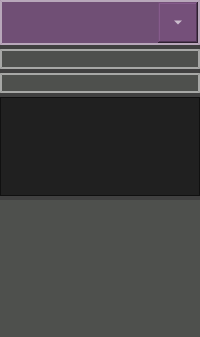
           <widget class="QWidget" name="mp3selectWidget" native="true">
            <property name="sizePolicy">
             <sizepolicy hsizetype="Expanding" vsizetype="Expanding">
              <horstretch>0</horstretch>
              <verstretch>0</verstretch>
             </sizepolicy>
            </property>
            <property name="styleSheet">
             <string notr="true">background-color: rgba(0, 0, 0, 0.5);
color: rgb(255, 255, 255);
height: 45px;</string>
            </property>
            <layout class="QVBoxLayout" name="verticalLayout_4">
             <property name="spacing">
              <number>4</number>
             </property>
             <property name="leftMargin">
              <number>0</number>
             </property>
             <property name="topMargin">
              <number>0</number>
             </property>
             <property name="rightMargin">
              <number>0</number>
             </property>
             <property name="bottomMargin">
              <number>0</number>
             </property>
             <item>
              <layout class="QHBoxLayout" name="horizontalLayout_10">
               <property name="spacing">
                <number>2</number>
               </property>
               <item>
                <widget class="QComboBox" name="comboBoxAlbum">
                 <property name="sizePolicy">
                  <sizepolicy hsizetype="Expanding" vsizetype="Fixed">
                   <horstretch>0</horstretch>
                   <verstretch>0</verstretch>
                  </sizepolicy>
                 </property>
                 <property name="minimumSize">
                  <size>
                   <width>0</width>
                   <height>45</height>
                  </size>
                 </property>
                 <property name="maximumSize">
                  <size>
                   <width>16777215</width>
                   <height>45</height>
                  </size>
                 </property>
                 <property name="baseSize">
                  <size>
                   <width>0</width>
                   <height>45</height>
                  </size>
                 </property>
                 <property name="font">
                  <font>
                   <pointsize>14</pointsize>
                   <weight>75</weight>
                   <bold>true</bold>
                  </font>
                 </property>
                 <property name="contextMenuPolicy">
                  <enum>Qt::DefaultContextMenu</enum>
                 </property>
                 <property name="styleSheet">
                  <string notr="true">QComboBox {
	background-color: rgba(117, 80, 123, 0.9);
	color: rgb(255, 255, 255);
	border: 2px solid rgba(255,255,255,0.5);
	outline: none;
	height: 40px;
}

QComboBox::drop-down {
	width: 40px;
	color: rgb(255, 255, 255);
}

QScrollBar {
	width: 40px;
	background-color: rgba(117, 80, 123, 0.9);
}
</string>
                 </property>
                 <property name="sizeAdjustPolicy">
                  <enum>QComboBox::AdjustToContents</enum>
                 </property>
                 <property name="frame">
                  <bool>true</bool>
                 </property>
                </widget>
               </item>
              </layout>
             </item>
             <item>
              <widget class="QLabel" name="labelFolderpath">
               <property name="sizePolicy">
                <sizepolicy hsizetype="Expanding" vsizetype="Fixed">
                 <horstretch>0</horstretch>
                 <verstretch>0</verstretch>
                </sizepolicy>
               </property>
               <property name="minimumSize">
                <size>
                 <width>0</width>
                 <height>20</height>
                </size>
               </property>
               <property name="maximumSize">
                <size>
                 <width>16777215</width>
                 <height>20</height>
                </size>
               </property>
               <property name="font">
                <font>
                 <pointsize>8</pointsize>
                </font>
               </property>
               <property name="styleSheet">
                <string notr="true">background-color: rgba(85, 87, 83, 0.7);
color: rgb(255, 255, 255);
border: 2px solid rgba(255,255,255,0.5);</string>
               </property>
               <property name="text">
                <string/>
               </property>
              </widget>
             </item>
             <item>
              <widget class="QLabel" name="labelAlbumpath">
               <property name="sizePolicy">
                <sizepolicy hsizetype="Expanding" vsizetype="Fixed">
                 <horstretch>0</horstretch>
                 <verstretch>0</verstretch>
                </sizepolicy>
               </property>
               <property name="minimumSize">
                <size>
                 <width>0</width>
                 <height>20</height>
                </size>
               </property>
               <property name="maximumSize">
                <size>
                 <width>16777215</width>
                 <height>20</height>
                </size>
               </property>
               <property name="font">
                <font>
                 <pointsize>8</pointsize>
                </font>
               </property>
               <property name="styleSheet">
                <string notr="true">background-color: rgba(85, 87, 83, 0.7);
color: rgb(255, 255, 255);
border: 2px solid rgba(255,255,255,0.5);</string>
               </property>
               <property name="text">
                <string/>
               </property>
              </widget>
             </item>
             <item>
              <widget class="QListView" name="AlbumCoverListView">
               <property name="font">
                <font>
                 <pointsize>8</pointsize>
                 <weight>75</weight>
                 <bold>true</bold>
                </font>
               </property>
               <property name="styleSheet">
                <string notr="true">QScrollBar {
	width: 60px;
	background-color: rgba(85, 87, 83, 0.7);
}</string>
               </property>
               <property name="verticalScrollBarPolicy">
                <enum>Qt::ScrollBarAlwaysOn</enum>
               </property>
               <property name="sizeAdjustPolicy">
                <enum>QAbstractScrollArea::AdjustToContents</enum>
               </property>
               <property name="autoScroll">
                <bool>false</bool>
               </property>
               <property name="autoScrollMargin">
                <number>0</number>
               </property>
               <property name="editTriggers">
                <set>QAbstractItemView::NoEditTriggers</set>
               </property>
               <property name="showDropIndicator" stdset="0">
                <bool>false</bool>
               </property>
               <property name="dragDropMode">
                <enum>QAbstractItemView::NoDragDrop</enum>
               </property>
               <property name="defaultDropAction">
                <enum>Qt::IgnoreAction</enum>
               </property>
               <property name="iconSize">
                <size>
                 <width>160</width>
                 <height>160</height>
                </size>
               </property>
               <property name="movement">
                <enum>QListView::Static</enum>
               </property>
               <property name="resizeMode">
                <enum>QListView::Adjust</enum>
               </property>
               <property name="layoutMode">
                <enum>QListView::Batched</enum>
               </property>
               <property name="spacing">
                <number>0</number>
               </property>
               <property name="viewMode">
                <enum>QListView::IconMode</enum>
               </property>
               <property name="wordWrap">
                <bool>true</bool>
               </property>
              </widget>
             </item>
             <item>
              <widget class="QListWidget" name="mp3List">
               <property name="font">
                <font>
                 <pointsize>14</pointsize>
                 <weight>75</weight>
                 <bold>true</bold>
                </font>
               </property>
               <property name="layoutDirection">
                <enum>Qt::LeftToRight</enum>
               </property>
               <property name="autoFillBackground">
                <bool>false</bool>
               </property>
               <property name="styleSheet">
                <string notr="true">QScrollBar {
	width: 60px;
	background-color: rgba(85, 87, 83, 0.7);
}

QWidget {
background-color: rgba(85, 87, 83, 0.7);
color: rgb(255, 255, 255);
outline: none;
}

QListView::item {
height: 50px;
}

QListView::item::selected {
background-color: rgb(32, 74, 135);
height: 50px;
}</string>
               </property>
               <property name="frameShape">
                <enum>QFrame::NoFrame</enum>
               </property>
               <property name="verticalScrollBarPolicy">
                <enum>Qt::ScrollBarAsNeeded</enum>
               </property>
               <property name="horizontalScrollBarPolicy">
                <enum>Qt::ScrollBarAsNeeded</enum>
               </property>
               <property name="sizeAdjustPolicy">
                <enum>QAbstractScrollArea::AdjustToContents</enum>
               </property>
               <property name="autoScroll">
                <bool>false</bool>
               </property>
               <property name="autoScrollMargin">
                <number>0</number>
               </property>
               <property name="editTriggers">
                <set>QAbstractItemView::NoEditTriggers</set>
               </property>
               <property name="showDropIndicator" stdset="0">
                <bool>false</bool>
               </property>
               <property name="dragDropMode">
                <enum>QAbstractItemView::NoDragDrop</enum>
               </property>
               <property name="defaultDropAction">
                <enum>Qt::IgnoreAction</enum>
               </property>
               <property name="alternatingRowColors">
                <bool>false</bool>
               </property>
               <property name="selectionMode">
                <enum>QAbstractItemView::SingleSelection</enum>
               </property>
               <property name="iconSize">
                <size>
                 <width>0</width>
                 <height>0</height>
                </size>
               </property>
               <property name="textElideMode">
                <enum>Qt::ElideMiddle</enum>
               </property>
               <property name="movement">
                <enum>QListView::Static</enum>
               </property>
               <property name="isWrapping" stdset="0">
                <bool>true</bool>
               </property>
               <property name="resizeMode">
                <enum>QListView::Fixed</enum>
               </property>
               <property name="layoutMode">
                <enum>QListView::SinglePass</enum>
               </property>
               <property name="spacing">
                <number>0</number>
               </property>
               <property name="gridSize">
                <size>
                 <width>0</width>
                 <height>60</height>
                </size>
               </property>
               <property name="viewMode">
                <enum>QListView::ListMode</enum>
               </property>
               <property name="currentRow">
                <number>-1</number>
               </property>
               <item>
                <property name="text">
                 <string>Neues Element</string>
                </property>
               </item>
               <item>
                <property name="text">
                 <string>Neues Element</string>
                </property>
               </item>
               <item>
                <property name="text">
                 <string>Neues Element</string>
                </property>
               </item>
               <item>
                <property name="text">
                 <string>Neues Element</string>
                </property>
               </item>
               <item>
                <property name="text">
                 <string>Neues Element</string>
                </property>
               </item>
              </widget>
             </item>
            </layout>
           </widget>
